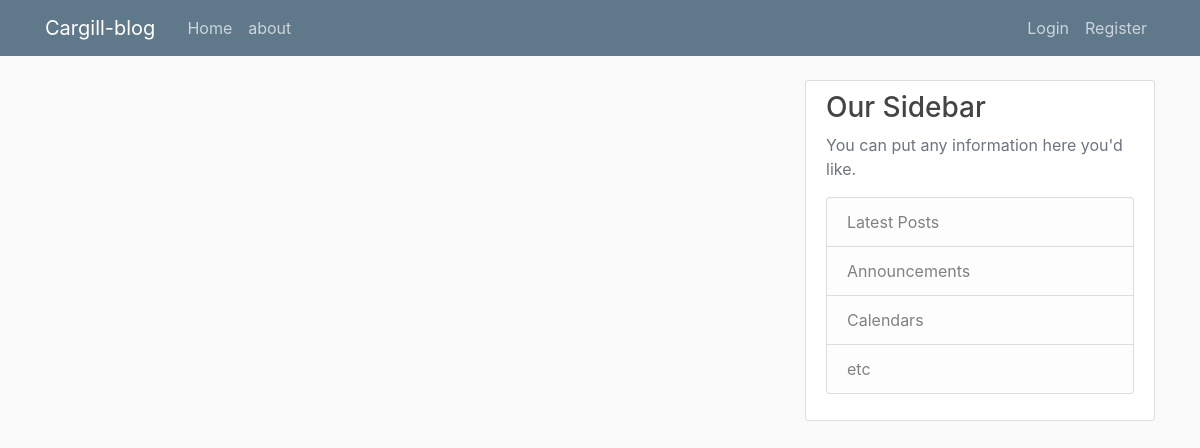
Before: / with the older database file.
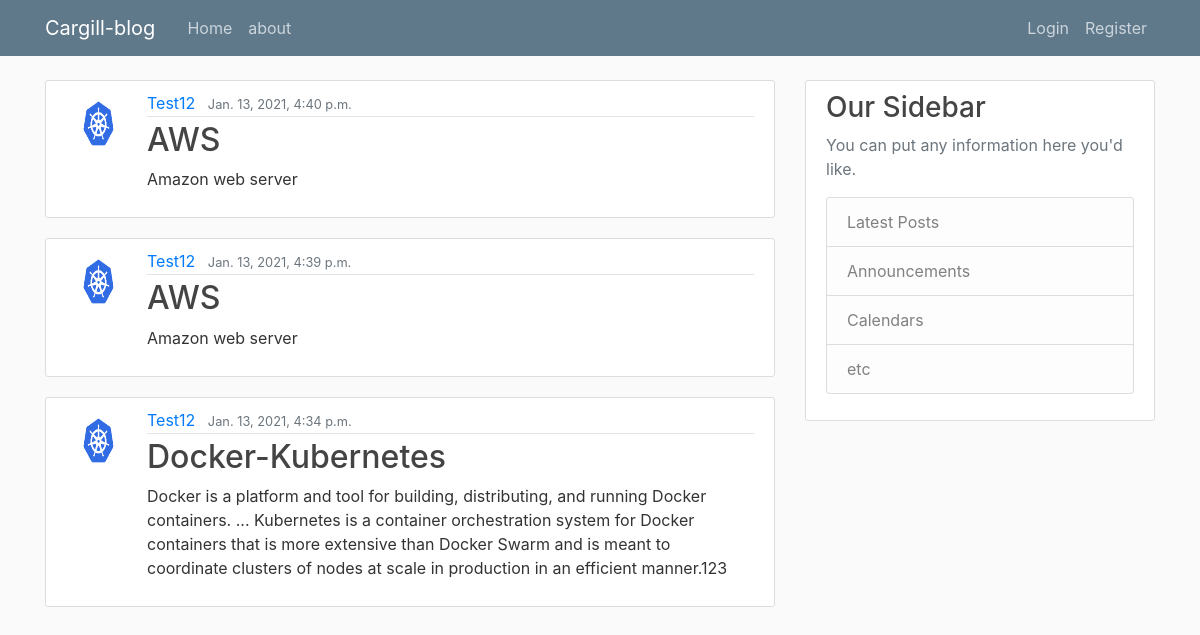
After: the same page with the newer database file.
### Cargill_blog/models.py (models this page shows, shortened)
class Post(models.Model):
    title = models.CharField(max_length=100)
    content = models.TextField()
    date_posted = models.DateTimeField(default=timezone.now)
    author = models.ForeignKey(User, on_delete=models.CASCADE)

### users/models.py (models this page shows, shortened)
class Profile(models.Model):
    user = models.OneToOneField(User, on_delete=models.CASCADE)
    image = models.ImageField(default='default.jpg', upload_to='profile_pics')

### Cargill_blog/views.py (the view)
# urls.py: path('', PostListView.as_view(), name='Cargill-blog'),
class PostListView(ListView):
    model = Post
    template_name = 'Cargill_blog/home.html'  # <app>/<model>_<viewtype>.html
    context_object_name = 'posts'
    ordering = ['-date_posted']

### Cargill_blog/templates/Cargill_blog/Home.html
{% extends "Cargill_blog/base.html" %}
{% block content %}
    {% for post in posts %}
        <article class="media content-section">
          <img class="rounded-circle article-img" src="{{ post.author.profile.image.url }}">
          <div class="media-body">
            <div class="article-metadata">
              <a class="mr-2" href="#">{{ post.author }}</a>
              <small class="text-muted">{{ post.date_posted }}</small>
            </div>
            <h2><a class="article-title" href="{% url 'post-detail' post.id %}">{{ post.title }}</a></h2>
            <p class="article-content">{{ post.content }}</p>
          </div>
        </article>
    {% endfor %}
{% endblock content %}

### Cargill_blog/templates/Cargill_blog/base.html (shortened to what this page needs)
{% load static %}
<!DOCTYPE html>
<html>
<head>
    <link rel="stylesheet" href="https://maxcdn.bootstrapcdn.com/bootstrap/4.0.0/css/bootstrap.min.css">
    <link rel="stylesheet" type="text/css" href="{% static 'Cargill_blog/main.css' %}">
</head>
<body>
    <header class="site-header">
      <nav class="navbar navbar-expand-md navbar-dark bg-steel fixed-top">
        <div class="container">
          <a class="navbar-brand mr-4" href="{% url 'Cargill-blog' %}">Cargill-blog</a>
          <div class="collapse navbar-collapse" id="navbarToggle">
            <div class="navbar-nav mr-auto">
              <a class="nav-item nav-link" href="{% url 'Cargill-blog' %}">Home</a>
              <a class="nav-item nav-link" href="{% url 'Cargill-about' %}">about</a>
            </div>
            <div class="navbar-nav">
              {% if user.is_authenticated %}
              <a class="nav-item nav-link" href="{% url 'post-create' %}">New Post</a>
              <a class="nav-item nav-link" href="{% url 'profile' %}">Profile</a>
                <a class="nav-item nav-link" href="{% url 'logout' %}">Logout</a>
              {% else %}
                <a class="nav-item nav-link" href="{% url 'login' %}">Login</a>
                <a class="nav-item nav-link" href="{% url 'register' %}">Register</a>
              {% endif %}
            </div>
          </div>
        </div>
      </nav>
    </header>
    <main role="main" class="container">
      <div class="row">
        <div class="col-md-8">
          {% block content %}{% endblock %}
        </div>
          <div class="col-md-4">
          <div class="content-section">
            <h3>Our Sidebar</h3>
            <p class='text-muted'>You can put any information here you'd like.
              <ul class="list-group">
                <li class="list-group-item list-group-item-light">Latest Posts</li>
                <li class="list-group-item list-group-item-light">Announcements</li>
                <li class="list-group-item list-group-item-light">Calendars</li>
                <li class="list-group-item list-group-item-light">etc</li>
              </ul>
            </p>
          </div>
        </div>
      </div>
    </main>
</body>
</html>

### Cargill_blog/static/Cargill_blog/main.css (style rules this page uses)
body { background: #fafafa; color: #333333; margin-top: 5rem; }
h1, h2, h3, h4, h5, h6 { color: #444444; }
ul { margin: 0; }
.bg-steel { background-color: #5f788a; }
.site-header .navbar-nav .nav-link { color: #cbd5db; }
.content-section { background: #ffffff; padding: 10px 20px; border: 1px solid #dddddd; border-radius: 3px; margin-bottom: 20px; }
.article-title { color: #444444; }
.article-content { white-space: pre-line; }
.article-img { height: 65px; width: 65px; margin-right: 16px; }
.article-metadata { padding-bottom: 1px; margin-bottom: 4px; border-bottom: 1px solid #e3e3e3 }

Changed rows visible on the page:
added Post: author.profile.image (picture), author "Test12", date_posted "Jan. 13, 2021, 4:40 p.m.", title "AWS", content "Amazon web server"
added Post: author.profile.image (picture), author "Test12", date_posted "Jan. 13, 2021, 4:39 p.m.", title "AWS", content "Amazon web server"
added Post: author.profile.image (picture), author "Test12", date_posted "Jan. 13, 2021, 4:34 p.m.", title "Docker-Kubernetes", content "Docker is a platform and tool for building, distributing, and running Docker containers. ... Kubernetes is a container orchestration system for Docker containers that is more extensive than Docker Swarm and is meant to coordinate clusters of nodes at scale in production in an efficient manner.123"
